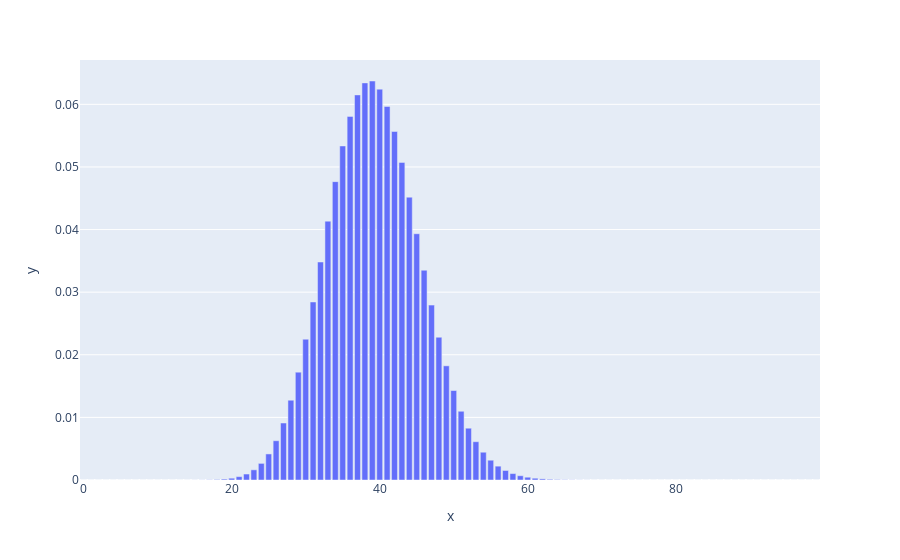
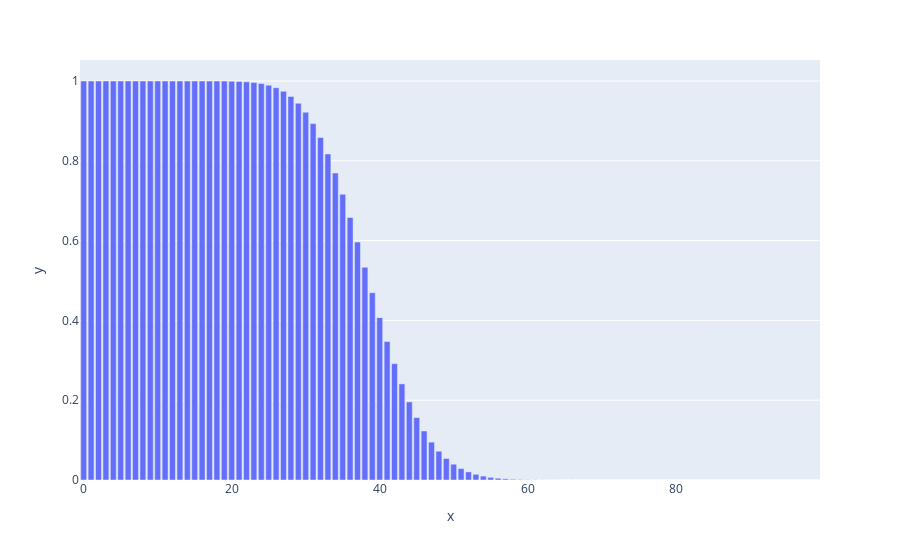

These figures' notebook cell, in order:
### Markdown cell above
## Calculating how many people we would find with a 50% probability if testing were random
We still assume testing is random. How many people would we need to test in Germany to find the number of active cases we find.

Using the binomial distribution

$P(k|p,n)=\binom{n}{k} p^k (1-p)^{n-k}$

### Code cell
# Data from weekly report of RKI
# https://www.rki.de/DE/Content/InfAZ/N/Neuartiges_Coronavirus/Situationsberichte/Sept_2020/2020-09-16-de.pdf?__blob=publicationFile
tests_performed = 156000
actually_found = 1187
bin_rv = stats.binom(tests_performed, prevalence)
x = np.array(range(0, 100))
# How many would we find at the 50% percentile
found_at50 = bin_rv.ppf(0.5)
print('When performing {} tests randomly at a prevalence of {} we would find at least {} with a 50% probability.'.
format(tests_performed, prevalence, found_at50))

fig = px.bar(x=x, y=bin_rv.pmf(x))
fig.show()

fig = px.bar(x=x, y=1-bin_rv.cdf(x))
fig.show()

### Figure 1 — Plotly figure (JSON) as saved in the notebook; plotly's stock layout.template omitted (floating-point values rounded to 4 significant figures)
{"data": [{"alignmentgroup": "True", "hovertemplate": "x=%{x}<br>y=%{y}<extra></extra>", "legendgroup": "", "marker": {"color": "#636efa"}, "name": "", "offsetgroup": "", "orientation": "v", "showlegend": false, "textposition": "auto", "type": "bar", "x": [0, 1, 2, 3, 4, 5, 6, 7, 8, 9, 10, 11, 12, 13, 14, 15, 16, 17, 18, 19, 20, 21, 22, 23, 24, 25, 26, 27, 28, 29, 30, 31, 32, 33, 34, 35, 36, 37, 38, 39, 40, 41, 42, 43, 44, 45, 46, 47, 48, 49, 50, 51, 52, 53, 54, 55, 56, 57, 58, 59, 60, 61, 62, 63, 64, 65, 66, 67, 68, 69, 70, 71, 72, 73, 74, 75, 76, 77, 78, 79, 80, 81, 82, 83, 84, 85, 86, 87, 88, 89, 90, 91, 92, 93, 94, 95, 96, 97, 98, 99], "xaxis": "x", "y": [9.549e-18, 3.743e-16, 7.335e-15, 9.583e-14, 9.39e-13, 7.361e-12, 4.808e-11, 2.692e-10, 1.319e-09, 5.744e-09, 2.251e-08, 8.021e-08, 2.62e-07, 7.897e-07, 2.211e-06, 5.776e-06, 1.415e-05, 3.262e-05, 7.102e-05, 0.0001465, 0.000287, 0.0005357, 0.0009542, 0.001626, 0.002655, 0.004162, 0.006273, 0.009104, 0.01274, 0.01722, 0.02249, 0.02843, 0.03482, 0.04135, 0.04765, 0.05335, 0.05807, 0.0615, 0.06342, 0.06373, 0.06243, 0.05966, 0.05566, 0.05073, 0.04517, 0.03933, 0.03351, 0.02793, 0.0228, 0.01823, 0.01429, 0.01098, 0.008272, 0.006115, 0.004437, 0.003161, 0.002212, 0.00152, 0.001027, 0.000682, 0.0004453, 0.000286, 0.0001808, 0.0001124, 6.882e-05, 4.148e-05, 2.462e-05, 1.44e-05, 8.295e-06, 4.71e-06, 2.636e-06, 1.455e-06, 7.915e-07, 4.248e-07, 2.249e-07, 1.175e-07, 6.055e-08, 3.081e-08, 1.547e-08, 7.673e-09, 3.757e-09, 1.817e-09, 8.681e-10, 4.097e-10, 1.911e-10, 8.807e-11, 4.012e-11, 1.806e-11, 8.041e-12, 3.539e-12, 1.54e-12, 6.631e-13, 2.823e-13, 1.189e-13, 4.955e-14, 2.043e-14, 8.337e-15, 3.367e-15, 1.346e-15, 5.324e-16], "yaxis": "y"}], "layout": {"barmode": "relative", "legend": {"tracegroupgap": 0}, "margin": {"t": 60}, "xaxis": {"anchor": "y", "domain": [0, 1], "title": {"text": "x"}}, "yaxis": {"anchor": "x", "domain": [0, 1], "title": {"text": "y"}}}}

### Figure 2 — Plotly figure (JSON) as saved in the notebook; plotly's stock layout.template omitted (floating-point values rounded to 4 significant figures)
{"data": [{"alignmentgroup": "True", "hovertemplate": "x=%{x}<br>y=%{y}<extra></extra>", "legendgroup": "", "marker": {"color": "#636efa"}, "name": "", "offsetgroup": "", "orientation": "v", "showlegend": false, "textposition": "auto", "type": "bar", "x": [0, 1, 2, 3, 4, 5, 6, 7, 8, 9, 10, 11, 12, 13, 14, 15, 16, 17, 18, 19, 20, 21, 22, 23, 24, 25, 26, 27, 28, 29, 30, 31, 32, 33, 34, 35, 36, 37, 38, 39, 40, 41, 42, 43, 44, 45, 46, 47, 48, 49, 50, 51, 52, 53, 54, 55, 56, 57, 58, 59, 60, 61, 62, 63, 64, 65, 66, 67, 68, 69, 70, 71, 72, 73, 74, 75, 76, 77, 78, 79, 80, 81, 82, 83, 84, 85, 86, 87, 88, 89, 90, 91, 92, 93, 94, 95, 96, 97, 98, 99], "xaxis": "x", "y": [1, 1.0, 1.0, 1.0, 1.0, 1.0, 1.0, 1.0, 1.0, 1.0, 1.0, 1.0, 1.0, 1.0, 1.0, 1.0, 1.0, 0.9999, 0.9999, 0.9997, 0.9994, 0.9989, 0.9979, 0.9963, 0.9937, 0.9895, 0.9832, 0.9741, 0.9614, 0.9442, 0.9217, 0.8932, 0.8584, 0.8171, 0.7694, 0.7161, 0.658, 0.5965, 0.5331, 0.4694, 0.4069, 0.3473, 0.2916, 0.2409, 0.1957, 0.1564, 0.1229, 0.09492, 0.07212, 0.05389, 0.0396, 0.02862, 0.02035, 0.01423, 0.009795, 0.006634, 0.004422, 0.002902, 0.001875, 0.001193, 0.0007473, 0.0004613, 0.0002805, 0.0001681, 9.928e-05, 5.78e-05, 3.317e-05, 1.878e-05, 1.048e-05, 5.771e-06, 3.135e-06, 1.68e-06, 8.888e-07, 4.641e-07, 2.392e-07, 1.217e-07, 6.116e-08, 3.035e-08, 1.488e-08, 7.204e-09, 3.447e-09, 1.63e-09, 7.614e-10, 3.516e-10, 1.605e-10, 7.245e-11, 3.233e-11, 1.427e-11, 6.228e-12, 2.689e-12, 1.148e-12, 4.852e-13, 2.028e-13, 8.393e-14, 3.431e-14, 1.388e-14, 5.551e-15, 2.22e-15, 8.882e-16, 3.331e-16], "yaxis": "y"}], "layout": {"barmode": "relative", "legend": {"tracegroupgap": 0}, "margin": {"t": 60}, "xaxis": {"anchor": "y", "domain": [0, 1], "title": {"text": "x"}}, "yaxis": {"anchor": "x", "domain": [0, 1], "title": {"text": "y"}}}}
